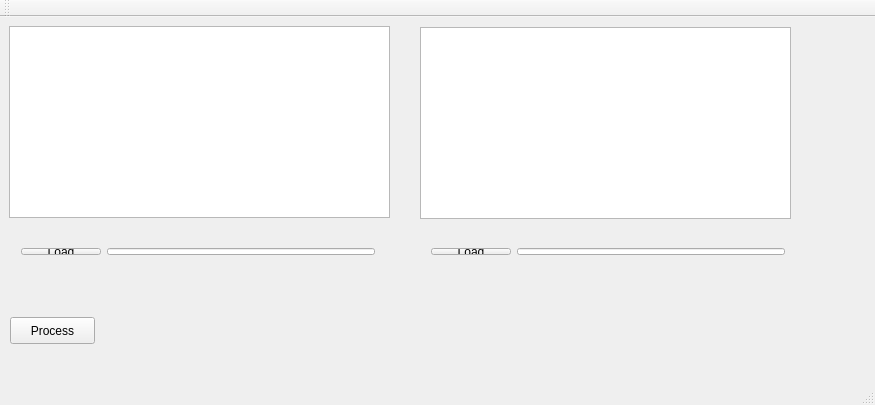
<?xml version="1.0" encoding="UTF-8"?>
<ui version="4.0">
 <class>MainWindow</class>
 <widget class="QMainWindow" name="MainWindow">
  <property name="geometry">
   <rect>
    <x>0</x>
    <y>0</y>
    <width>875</width>
    <height>405</height>
   </rect>
  </property>
  <property name="minimumSize">
   <size>
    <width>600</width>
    <height>400</height>
   </size>
  </property>
  <property name="windowTitle">
   <string>MainWindow</string>
  </property>
  <widget class="QWidget" name="centralWidget">
   <widget class="QTextBrowser" name="textBrowser">
    <property name="geometry">
     <rect>
      <x>9</x>
      <y>9</y>
      <width>381</width>
      <height>192</height>
     </rect>
    </property>
   </widget>
   <widget class="QTextBrowser" name="textBrowser_2">
    <property name="geometry">
     <rect>
      <x>420</x>
      <y>10</y>
      <width>371</width>
      <height>192</height>
     </rect>
    </property>
   </widget>
   <widget class="QWidget" name="layoutWidget">
    <property name="geometry">
     <rect>
      <x>420</x>
      <y>220</y>
      <width>376</width>
      <height>29</height>
     </rect>
    </property>
    <layout class="QHBoxLayout" name="horizontalLayout_2">
     <item>
      <widget class="QPushButton" name="pushButton1_2">
       <property name="text">
        <string>Load</string>
       </property>
      </widget>
     </item>
     <item>
      <widget class="QLineEdit" name="lineEdit_2"/>
     </item>
    </layout>
   </widget>
   <widget class="QWidget" name="layoutWidget">
    <property name="geometry">
     <rect>
      <x>10</x>
      <y>220</y>
      <width>376</width>
      <height>29</height>
     </rect>
    </property>
    <layout class="QHBoxLayout" name="horizontalLayout">
     <item>
      <widget class="QPushButton" name="pushButton1">
       <property name="text">
        <string>Load</string>
       </property>
      </widget>
     </item>
     <item>
      <widget class="QLineEdit" name="lineEdit"/>
     </item>
    </layout>
   </widget>
   <widget class="QPushButton" name="pushButton2_2">
    <property name="geometry">
     <rect>
      <x>10</x>
      <y>300</y>
      <width>85</width>
      <height>27</height>
     </rect>
    </property>
    <property name="text">
     <string>Process</string>
    </property>
   </widget>
  </widget>
  <widget class="QMenuBar" name="menuBar">
   <property name="geometry">
    <rect>
     <x>0</x>
     <y>0</y>
     <width>875</width>
     <height>25</height>
    </rect>
   </property>
  </widget>
  <widget class="QToolBar" name="mainToolBar">
   <attribute name="toolBarArea">
    <enum>TopToolBarArea</enum>
   </attribute>
   <attribute name="toolBarBreak">
    <bool>false</bool>
   </attribute>
  </widget>
  <widget class="QStatusBar" name="statusBar"/>
 </widget>
 <layoutdefault spacing="6" margin="11"/>
 <resources/>
 <connections>
  <connection>
   <sender>pushButton1</sender>
   <signal>clicked()</signal>
   <receiver>MainWindow</receiver>
   <slot>loadFileSlot()</slot>
   <hints>
    <hint type="sourcelabel">
     <x>45</x>
     <y>270</y>
    </hint>
    <hint type="destinationlabel">
     <x>119</x>
     <y>276</y>
    </hint>
   </hints>
  </connection>
  <connection>
   <sender>pushButton1_2</sender>
   <signal>clicked()</signal>
   <receiver>MainWindow</receiver>
   <slot>loadFileSlot_2()</slot>
   <hints>
    <hint type="sourcelabel">
     <x>463</x>
     <y>272</y>
    </hint>
    <hint type="destinationlabel">
     <x>437</x>
     <y>202</y>
    </hint>
   </hints>
  </connection>
  <connection>
   <sender>pushButton2_2</sender>
   <signal>clicked()</signal>
   <receiver>MainWindow</receiver>
   <slot>processSlot()</slot>
   <hints>
    <hint type="sourcelabel">
     <x>52</x>
     <y>351</y>
    </hint>
    <hint type="destinationlabel">
     <x>437</x>
     <y>202</y>
    </hint>
   </hints>
  </connection>
 </connections>
 <slots>
  <slot>processSlot()</slot>
  <slot>loadFileSlot()</slot>
  <slot>loadFileSlot_2()</slot>
 </slots>
</ui>
